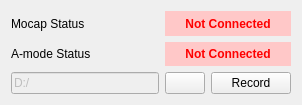
<?xml version="1.0" encoding="UTF-8"?>
<ui version="4.0">
 <class>MeasurementWindow</class>
 <widget class="QWidget" name="MeasurementWindow">
  <property name="geometry">
   <rect>
    <x>0</x>
    <y>0</y>
    <width>302</width>
    <height>105</height>
   </rect>
  </property>
  <property name="windowTitle">
   <string>Form</string>
  </property>
  <layout class="QGridLayout" name="gridLayout_2">
   <item row="0" column="0">
    <layout class="QGridLayout" name="gridLayout">
     <item row="2" column="0">
      <widget class="QLineEdit" name="lineEdit_recordPath">
       <property name="enabled">
        <bool>false</bool>
       </property>
       <property name="text">
        <string>D:/</string>
       </property>
      </widget>
     </item>
     <item row="1" column="0">
      <widget class="QLabel" name="label_2">
       <property name="text">
        <string>A-mode Status</string>
       </property>
      </widget>
     </item>
     <item row="0" column="0">
      <widget class="QLabel" name="label_1">
       <property name="text">
        <string>Mocap Status</string>
       </property>
      </widget>
     </item>
     <item row="2" column="2">
      <widget class="QPushButton" name="pushButton_recordButton">
       <property name="text">
        <string>Record</string>
       </property>
       <property name="icon">
        <iconset theme="media-record"/>
       </property>
      </widget>
     </item>
     <item row="0" column="1" colspan="2">
      <widget class="QLabel" name="label_statusMocap">
       <property name="font">
        <font>
         <bold>true</bold>
        </font>
       </property>
       <property name="styleSheet">
        <string notr="true">QLabel { 
color : red; 
background-color : rgb(255, 200, 200);
}</string>
       </property>
       <property name="text">
        <string>Not Connected</string>
       </property>
       <property name="alignment">
        <set>Qt::AlignCenter</set>
       </property>
      </widget>
     </item>
     <item row="1" column="1" colspan="2">
      <widget class="QLabel" name="label_statusAmode">
       <property name="font">
        <font>
         <bold>true</bold>
        </font>
       </property>
       <property name="styleSheet">
        <string notr="true">QLabel { 
color : red; 
background-color : rgb(255, 200, 200);
}</string>
       </property>
       <property name="text">
        <string>Not Connected</string>
       </property>
       <property name="alignment">
        <set>Qt::AlignCenter</set>
       </property>
      </widget>
     </item>
     <item row="2" column="1">
      <widget class="QPushButton" name="pushButton_recordPath">
       <property name="text">
        <string/>
       </property>
       <property name="icon">
        <iconset theme="folder-open"/>
       </property>
      </widget>
     </item>
    </layout>
   </item>
  </layout>
 </widget>
 <resources/>
 <connections/>
</ui>
